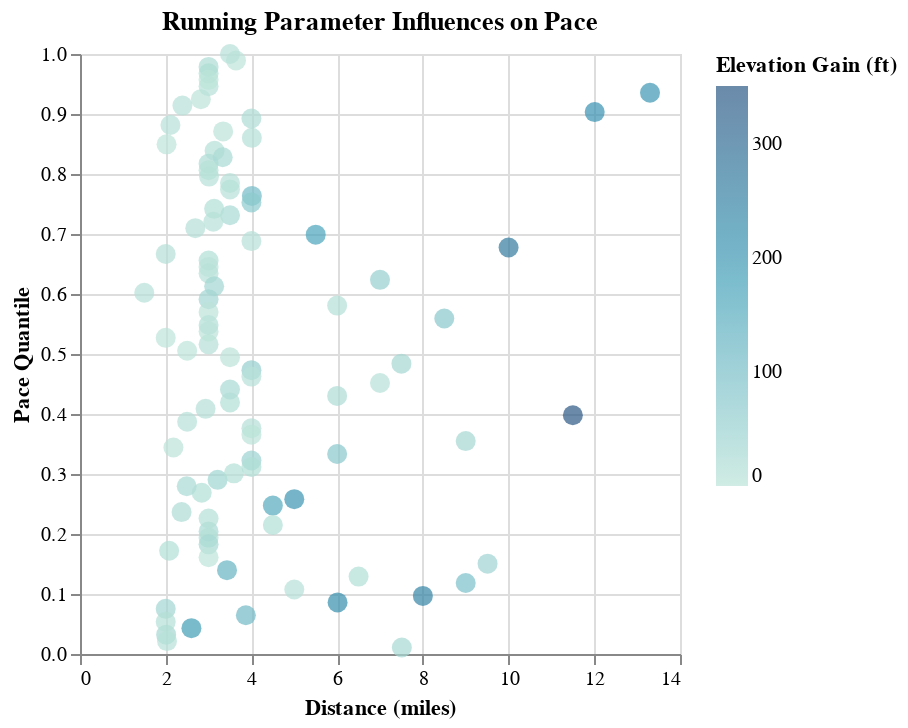

Notebook code cell kept with this figure:
### Code cell
# create a visualization for running parameters influencing pace
alt.Chart(running_df).mark_circle(size = 100).encode(alt.X('distance').title("Distance (miles)"),
                                           alt.Y('pace_quantile').title("Pace Quantile"),
                                           color = alt.Color('elevationGain',
                                                    scale=alt.Scale(scheme='tealblues')).title("Elevation Gain (ft)")).properties(
                                            title = "Running Parameter Influences on Pace")
